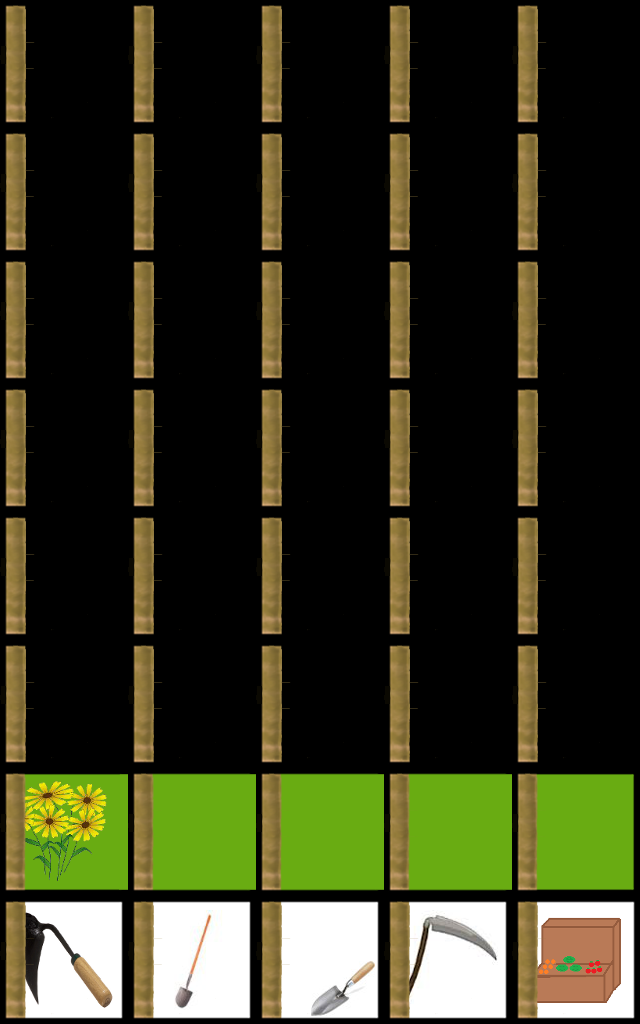

This game map was drawn from its Tiled (.tmx) file and the tilesets committed beside it. A one-line description and the trimmed map source follow:
An orthogonal 5x8 tile map with 128x128 px tiles, 7 tile layers (ground, water, plant, tool, ...).

<map version="1.0" orientation="orthogonal" width="5" height="8" tilewidth="128" tileheight="128">
 <tileset firstgid="1" name="tileSet128" tilewidth="128" tileheight="128">
  <image source="tileSet128.png" trans="ff00ff" width="1536" height="1536" />
  <tile id="0">
   <properties>
    <property name="ground" value="grass" />
   </properties>
  </tile>
  <tile id="1">
   <properties>
    <property name="ground" value="unplowedunwatered" />
   </properties>
  </tile>
  <tile id="2">
   <properties>
    <property name="ground" value="unplowedwatered" />
   </properties>
  </tile>
  <tile id="3">
   <properties>
    <property name="ground" value="plowedunwatered" />
   </properties>
  </tile>
  <tile id="4">
   <properties>
    <property name="ground" value="plowedwatered" />
   </properties>
  </tile>
  <tile id="5">
   <properties>
    <property name="select" value="select" />
   </properties>
  </tile>
  <tile id="12">
   <properties>
    <property name="tool" value="handPlowTool" />
   </properties>
  </tile>
  <tile id="13">
   <properties>
    <property name="tool" value="shovelTool" />
   </properties>
  </tile>
  <tile id="14">
   <properties>
    <property name="tool" value="trowelTool" />
   </properties>
  </tile>
  <tile id="15">
   <properties>
    <property name="tool" value="scytheTool" />
   </properties>
  </tile>
  <tile id="16">
   <properties>
    <property name="tool" value="market" />
   </properties>
  </tile>
  <tile id="17">
   <properties>
    <property name="transparent" value="transparent" />
   </properties>
  </tile>
  <tile id="24">
   <properties>
    <property name="status" value="spring0" />
   </properties>
  </tile>
  <tile id="25">
   <properties>
    <property name="status" value="spring1" />
   </properties>
  </tile>
  <tile id="26">
   <properties>
    <property name="status" value="spring2" />
   </properties>
  </tile>
  <tile id="27">
   <properties>
    <property name="status" value="spring3" />
   </properties>
  </tile>
  <tile id="28">
   <properties>
    <property name="status" value="spring4" />
   </properties>
  </tile>
  <tile id="36">
   <properties>
    <property name="seed" value="riceSeed" />
   </properties>
  </tile>
  <tile id="37">
   <properties>
    <property name="seed" value="bananaSeed" />
   </properties>
  </tile>
  <tile id="38">
   <properties>
    <property name="seed" value="beetSeed" />
   </properties>
  </tile>
  <tile id="39">
   <properties>
    <property name="seed" value="carrotSeed" />
   </properties>
  </tile>
  <tile id="48">
   <properties>
    <property name="plant" value="riceCrop" />
   </properties>
  </tile>
  <tile id="49">
   <properties>
    <property name="plant" value="carrotCrop" />
   </properties>
  </tile>
  <tile id="50">
   <properties>
    <property name="plant" value="beetCrop" />
   </properties>
  </tile>
  <tile id="51">
   <properties>
    <property name="plant" value="bananaCrop" />
   </properties>
  </tile>
  <tile id="52">
   <properties>
    <property name="plant" value="leaves" />
   </properties>
  </tile>
  <tile id="53">
   <properties>
    <property name="water" value="TOP_RIGHT_BOTTOM" />
   </properties>
  </tile>
  <tile id="60">
   <properties>
    <property name="water" value="RIGHT" />
   </properties>
  </tile>
  <tile id="62">
   <properties>
    <property name="water" value="LEFT_RIGHT" />
   </properties>
  </tile>
  <tile id="64">
   <properties>
    <property name="water" value="TOP" />
   </properties>
  </tile>
  <tile id="66">
   <properties>
    <property name="water" value="TOP_RIGHT" />
   </properties>
  </tile>
  <tile id="73">
   <properties>
    <property name="water" value="TOP_LEFT_RIGHT" />
   </properties>
  </tile>
  <tile id="75">
   <properties>
    <property name="water" value="TOP_BOTTOM" />
   </properties>
  </tile>
  <tile id="77">
   <properties>
    <property name="water" value="TOP_RIGHT_BOTTOM" />
   </properties>
  </tile>
  <tile id="79">
   <properties>
    <property name="water" value="TOP_LEFT_RIGHT_BOTTOM" />
   </properties>
  </tile>
  <tile id="84">
   <properties>
    <property name="water" value="TOP_LEFT_BOTTOM" />
   </properties>
  </tile>
  <tile id="86">
   <properties>
    <property name="water" value="TOP_LEFT" />
   </properties>
  </tile>
  <tile id="88">
   <properties>
    <property name="water" value="BOTTOM" />
   </properties>
  </tile>
  <tile id="90">
   <properties>
    <property name="water" value="RIGHT_BOTTOM" />
   </properties>
  </tile>
  <tile id="97">
   <properties>
    <property name="water" value="LEFT_RIGHT_BOTTOM" />
   </properties>
  </tile>
  <tile id="99">
   <properties>
    <property name="water" value="LEFT_BOTTOM" />
   </properties>
  </tile>
  <tile id="101">
   <properties>
    <property name="water" value="LEFT" />
   </properties>
  </tile>
  <tile id="103">
   <properties>
    <property name="water" value="water" />
   </properties>
  </tile>
  <tile id="108">
   <properties>
    <property name="status" value="fall0" />
   </properties>
  </tile>
  <tile id="109">
   <properties>
    <property name="status" value="fall1" />
   </properties>
  </tile>
  <tile id="110">
   <properties>
    <property name="status" value="fall2" />
   </properties>
  </tile>
  <tile id="111">
   <properties>
    <property name="status" value="fall3" />
   </properties>
  </tile>
  <tile id="112">
   <properties>
    <property name="status" value="fall4" />
   </properties>
  </tile>
  <tile id="120">
   <properties>
    <property name="status" value="summer0" />
   </properties>
  </tile>
  <tile id="121">
   <properties>
    <property name="status" value="summer1" />
   </properties>
  </tile>
  <tile id="122">
   <properties>
    <property name="status" value="summer2" />
   </properties>
  </tile>
  <tile id="123">
   <properties>
    <property name="status" value="summer3" />
   </properties>
  </tile>
  <tile id="124">
   <properties>
    <property name="status" value="summer4" />
   </properties>
  </tile>
  <tile id="132">
   <properties>
    <property name="status" value="winter0" />
   </properties>
  </tile>
  <tile id="133">
   <properties>
    <property name="status" value="winter1" />
   </properties>
  </tile>
  <tile id="134">
   <properties>
    <property name="status" value="winter2" />
   </properties>
  </tile>
  <tile id="135">
   <properties>
    <property name="status" value="winter3" />
   </properties>
  </tile>
  <tile id="136">
   <properties>
    <property name="status" value="winter4" />
   </properties>
  </tile>
 </tileset>
 <layer name="ground" width="5" height="8">
  <properties>
   <property name="ground" value="" />
  </properties>
  <data>[40 cells, 40 non-empty, 1 distinct tile ids]</data>
 </layer>
 <layer name="water" width="5" height="8">
  <properties>
   <property name="water" value="" />
  </properties>
  <data>[40 cells, 40 non-empty, 1 distinct tile ids]</data>
 </layer>
 <layer name="plant" width="5" height="8">
  <properties>
   <property name="plant" value="" />
  </properties>
  <data>[40 cells, 40 non-empty, 1 distinct tile ids]</data>
 </layer>
 <layer name="tool" width="5" height="8">
  <properties>
   <property name="tool" value="" />
  </properties>
  <data>[40 cells, 40 non-empty, 6 distinct tile ids]</data>
 </layer>
 <layer name="seed" width="5" height="8">
  <properties>
   <property name="crop" value="" />
  </properties>
  <data>[40 cells, 40 non-empty, 1 distinct tile ids]</data>
 </layer>
 <layer name="status" width="5" height="8">
  <properties>
   <property name="status" value="" />
  </properties>
  <data>[40 cells, 40 non-empty, 6 distinct tile ids]</data>
 </layer>
 <layer name="select" width="5" height="8">
  <properties>
   <property name="select" value="" />
  </properties>
  <data>[40 cells, 40 non-empty, 1 distinct tile ids]</data>
 </layer>
</map>